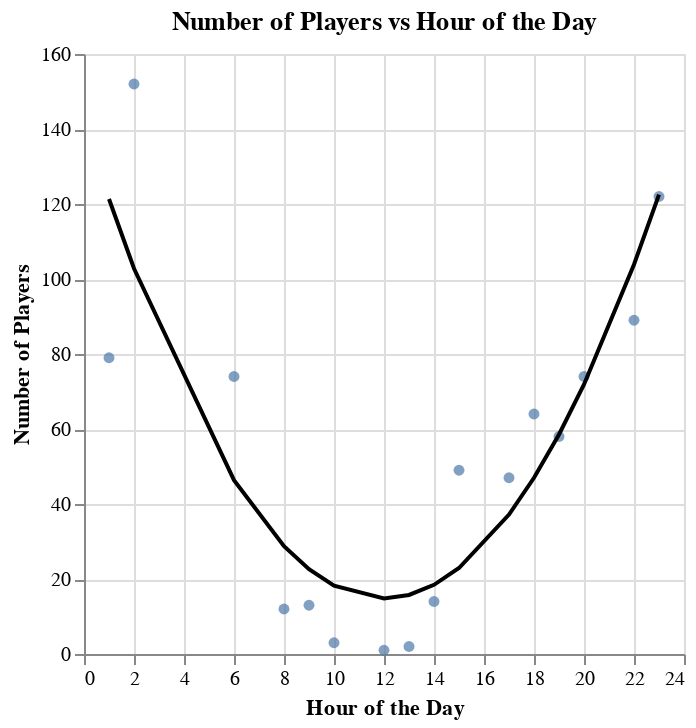

Notebook code cell kept with this figure:
### Markdown cell above
Then, we will use our fitted pipeline to predict values. We will use the `predict` function to create predictions for the training data and the `assign` function to create a new column in the dataframe with those values. Next, we will create a vizualization of the model predictions by overlaying a line of the predictions over the training data.

### Code cell
# Creating predictions
hour_preds = hour_train.assign(
    predictions = hour_fit.predict(X_train_hour)
)

# Plotting the data
hour_base_plot = alt.Chart(hour_preds).mark_circle().encode(
    x=alt.X('start_hour').title('Hour of the Day'),
    y=alt.Y('count').title('Number of Players'),
)

# Plotting the predictions
hour_pred_line = (
    alt.Chart(hour_preds)
    .mark_line(color='black')
    .encode(
        x='start_hour',
        y='predictions'
    )
)

# Visualizing the data and predictions together
hour_plot = alt.layer(hour_base_plot, hour_pred_line).properties(
    title='Number of Players vs Hour of the Day'
)

# Create a figure title and display the plot
display(hour_plot)
display(Markdown("**Figure 6.0:** Predicted number of players (black line) for the linear regression model on training data."))

### Figure 1 — Vega specification as saved in the notebook (floating-point values rounded to 4 significant figures)
{"$schema": "https://vega.github.io/schema/vega/v5.json", "data": [{"name": "source_0", "values": [{"count": 122, "predictions": 122.5, "start_hour": 23}, {"count": 152, "predictions": 102.8, "start_hour": 2}, {"count": 79, "predictions": 121.3, "start_hour": 1}, {"count": 3, "predictions": 18.24, "start_hour": 10}, {"count": 13, "predictions": 22.61, "start_hour": 9}, {"count": 2, "predictions": 15.74, "start_hour": 13}, {"count": 64, "predictions": 46.99, "start_hour": 18}, {"count": 49, "predictions": 22.93, "start_hour": 15}, {"count": 74, "predictions": 46.36, "start_hour": 6}, {"count": 74, "predictions": 71.88, "start_hour": 20}, {"count": 14, "predictions": 18.45, "start_hour": 14}, {"count": 1, "predictions": 14.8, "start_hour": 12}, {"count": 58, "predictions": 58.55, "start_hour": 19}, {"count": 89, "predictions": 103.9, "start_hour": 22}, {"count": 12, "predictions": 28.76, "start_hour": 8}, {"count": 47, "predictions": 37.2, "start_hour": 17}]}, {"name": "data_0", "values": [{"count": 122, "start_hour": 23}, {"count": 152, "start_hour": 2}, {"count": 79, "start_hour": 1}, {"count": 3, "start_hour": 10}, {"count": 13, "start_hour": 9}, {"count": 2, "start_hour": 13}, {"count": 64, "start_hour": 18}, {"count": 49, "start_hour": 15}, {"count": 74, "start_hour": 6}, {"count": 74, "start_hour": 20}, {"count": 14, "start_hour": 14}, {"count": 1, "start_hour": 12}, {"count": 58, "start_hour": 19}, {"count": 89, "start_hour": 22}, {"count": 12, "start_hour": 8}, {"count": 47, "start_hour": 17}]}], "marks": [{"type": "symbol", "name": "layer_0_marks", "from": {"data": "data_0"}, "encode": {"update": {"opacity": {"value": 0.7}, "x": {"field": "start_hour", "scale": "x"}, "y": {"field": "count", "scale": "y"}, "shape": {"value": "circle"}, "fill": {"value": "#4c78a8"}}}, "style": ["circle"]}, {"type": "line", "name": "layer_1_marks", "from": {"data": "source_0"}, "sort": {"field": "x"}, "encode": {"update": {"y": {"field": "predictions", "scale": "y"}, "x": {"field": "start_hour", "scale": "x"}, "stroke": {"value": "black"}, "defined": {"signal": "isValid(datum[\"start_hour\"]) && isFinite(+datum[\"start_hour\"]) && isValid(datum[\"predictions\"]) && isFinite(+datum[\"predictions\"])"}}}, "style": ["line"]}], "scales": [{"name": "x", "type": "linear", "domain": {"fields": [{"data": "data_0", "field": "start_hour"}, {"data": "source_0", "field": "start_hour"}]}, "range": [0, {"signal": "width"}], "zero": true, "nice": true}, {"name": "y", "type": "linear", "domain": {"fields": [{"data": "data_0", "field": "count"}, {"data": "source_0", "field": "predictions"}]}, "range": [{"signal": "height"}, 0], "nice": true, "zero": true}], "axes": [{"scale": "x", "gridScale": "y", "orient": "bottom", "ticks": false, "maxExtent": 0, "grid": true, "zindex": 0, "aria": false, "domain": false, "minExtent": 0, "labels": false, "tickCount": {"signal": "ceil(width/40)"}}, {"scale": "y", "domain": false, "labels": false, "grid": true, "minExtent": 0, "gridScale": "x", "tickCount": {"signal": "ceil(height/40)"}, "orient": "left", "aria": false, "maxExtent": 0, "ticks": false, "zindex": 0}, {"scale": "x", "zindex": 0, "labelFlush": true, "grid": false, "orient": "bottom", "title": "Hour of the Day", "labelOverlap": true, "tickCount": {"signal": "ceil(width/40)"}}, {"scale": "y", "tickCount": {"signal": "ceil(height/40)"}, "zindex": 0, "labelOverlap": true, "title": "Number of Players", "orient": "left", "grid": false}], "title": {"text": "Number of Players vs Hour of the Day", "frame": "group"}, "padding": 5, "style": "cell", "height": 300, "width": 300, "background": "white"}
